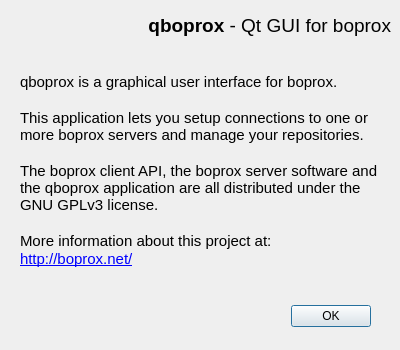
<?xml version="1.0" encoding="UTF-8"?>
<ui version="4.0">
 <class>About</class>
 <widget class="QDialog" name="About">
  <property name="geometry">
   <rect>
    <x>0</x>
    <y>0</y>
    <width>400</width>
    <height>350</height>
   </rect>
  </property>
  <property name="sizePolicy">
   <sizepolicy hsizetype="Fixed" vsizetype="Fixed">
    <horstretch>0</horstretch>
    <verstretch>0</verstretch>
   </sizepolicy>
  </property>
  <property name="minimumSize">
   <size>
    <width>400</width>
    <height>350</height>
   </size>
  </property>
  <property name="maximumSize">
   <size>
    <width>400</width>
    <height>350</height>
   </size>
  </property>
  <property name="windowTitle">
   <string>About qboprox</string>
  </property>
  <widget class="QDialogButtonBox" name="buttonBox">
   <property name="geometry">
    <rect>
     <x>30</x>
     <y>300</y>
     <width>341</width>
     <height>32</height>
    </rect>
   </property>
   <property name="orientation">
    <enum>Qt::Horizontal</enum>
   </property>
   <property name="standardButtons">
    <set>QDialogButtonBox::Ok</set>
   </property>
  </widget>
  <widget class="QLabel" name="label">
   <property name="geometry">
    <rect>
     <x>20</x>
     <y>50</y>
     <width>371</width>
     <height>241</height>
    </rect>
   </property>
   <property name="text">
    <string>&lt;!DOCTYPE HTML PUBLIC &quot;-//W3C//DTD HTML 4.0//EN&quot; &quot;http://www.w3.org/TR/REC-html40/strict.dtd&quot;&gt;
&lt;html&gt;&lt;head&gt;&lt;meta name=&quot;qrichtext&quot; content=&quot;1&quot; /&gt;&lt;style type=&quot;text/css&quot;&gt;
p, li { white-space: pre-wrap; }
&lt;/style&gt;&lt;/head&gt;&lt;body style=&quot; font-family:'Ubuntu'; font-size:11pt; font-weight:400; font-style:normal;&quot;&gt;
&lt;p style=&quot; margin-top:0px; margin-bottom:0px; margin-left:0px; margin-right:0px; -qt-block-indent:0; text-indent:0px;&quot;&gt;qboprox is a graphical user interface for boprox.&lt;/p&gt;
&lt;p style=&quot;-qt-paragraph-type:empty; margin-top:0px; margin-bottom:0px; margin-left:0px; margin-right:0px; -qt-block-indent:0; text-indent:0px;&quot;&gt;&lt;/p&gt;
&lt;p style=&quot; margin-top:0px; margin-bottom:0px; margin-left:0px; margin-right:0px; -qt-block-indent:0; text-indent:0px;&quot;&gt;This application lets you setup connections to one or more boprox servers and manage your repositories.&lt;/p&gt;
&lt;p style=&quot;-qt-paragraph-type:empty; margin-top:0px; margin-bottom:0px; margin-left:0px; margin-right:0px; -qt-block-indent:0; text-indent:0px;&quot;&gt;&lt;/p&gt;
&lt;p style=&quot; margin-top:0px; margin-bottom:0px; margin-left:0px; margin-right:0px; -qt-block-indent:0; text-indent:0px;&quot;&gt;The boprox client API, the boprox server software and the qboprox application are all distributed under the GNU GPLv3 license.&lt;/p&gt;
&lt;p style=&quot;-qt-paragraph-type:empty; margin-top:0px; margin-bottom:0px; margin-left:0px; margin-right:0px; -qt-block-indent:0; text-indent:0px;&quot;&gt;&lt;/p&gt;
&lt;p style=&quot; margin-top:0px; margin-bottom:0px; margin-left:0px; margin-right:0px; -qt-block-indent:0; text-indent:0px;&quot;&gt;More information about this project at:&lt;/p&gt;
&lt;p style=&quot; margin-top:0px; margin-bottom:0px; margin-left:0px; margin-right:0px; -qt-block-indent:0; text-indent:0px;&quot;&gt;&lt;a href=&quot;http://boprox.net/&quot;&gt;&lt;span style=&quot; text-decoration: underline; color:#0000ff;&quot;&gt;http://boprox.net/&lt;/span&gt;&lt;/a&gt;&lt;/p&gt;&lt;/body&gt;&lt;/html&gt;</string>
   </property>
   <property name="wordWrap">
    <bool>true</bool>
   </property>
   <property name="openExternalLinks">
    <bool>true</bool>
   </property>
  </widget>
  <widget class="QLabel" name="label_2">
   <property name="geometry">
    <rect>
     <x>10</x>
     <y>10</y>
     <width>381</width>
     <height>31</height>
    </rect>
   </property>
   <property name="text">
    <string>&lt;!DOCTYPE HTML PUBLIC &quot;-//W3C//DTD HTML 4.0//EN&quot; &quot;http://www.w3.org/TR/REC-html40/strict.dtd&quot;&gt;
&lt;html&gt;&lt;head&gt;&lt;meta name=&quot;qrichtext&quot; content=&quot;1&quot; /&gt;&lt;style type=&quot;text/css&quot;&gt;
p, li { white-space: pre-wrap; }
&lt;/style&gt;&lt;/head&gt;&lt;body style=&quot; font-family:'Ubuntu'; font-size:11pt; font-weight:400; font-style:normal;&quot;&gt;
&lt;p align=&quot;right&quot; style=&quot; margin-top:0px; margin-bottom:0px; margin-left:0px; margin-right:0px; -qt-block-indent:0; text-indent:0px;&quot;&gt;&lt;span style=&quot; font-size:14pt; font-weight:600;&quot;&gt;qboprox&lt;/span&gt;&lt;span style=&quot; font-size:14pt;&quot;&gt; - Qt GUI for boprox&lt;/span&gt;&lt;/p&gt;&lt;/body&gt;&lt;/html&gt;</string>
   </property>
   <property name="textFormat">
    <enum>Qt::RichText</enum>
   </property>
  </widget>
 </widget>
 <resources/>
 <connections>
  <connection>
   <sender>buttonBox</sender>
   <signal>accepted()</signal>
   <receiver>About</receiver>
   <slot>accept()</slot>
   <hints>
    <hint type="sourcelabel">
     <x>248</x>
     <y>254</y>
    </hint>
    <hint type="destinationlabel">
     <x>157</x>
     <y>274</y>
    </hint>
   </hints>
  </connection>
  <connection>
   <sender>buttonBox</sender>
   <signal>rejected()</signal>
   <receiver>About</receiver>
   <slot>reject()</slot>
   <hints>
    <hint type="sourcelabel">
     <x>316</x>
     <y>260</y>
    </hint>
    <hint type="destinationlabel">
     <x>286</x>
     <y>274</y>
    </hint>
   </hints>
  </connection>
 </connections>
</ui>
